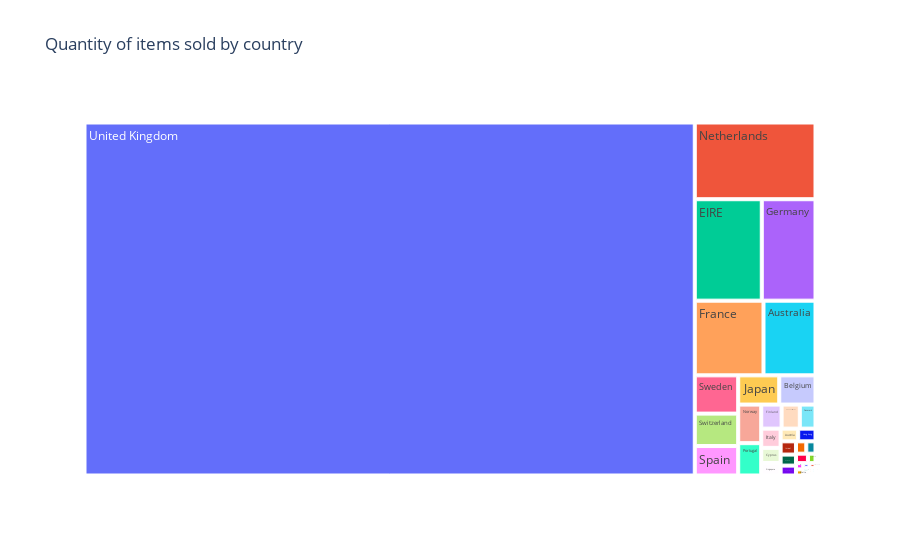

Notebook source saved alongside this figure:
### Markdown cell above
## Which countries do they sell their goods to?

### Code cell
import plotly.express as px

fig = px.treemap(df, path=["Country"], values="Quantity", title="Quantity of items sold by country")
fig.show()

### Figure 1 — Plotly figure (JSON) as saved in the notebook; plotly's stock layout.template omitted (floating-point values rounded to 4 significant figures)
{"data": [{"branchvalues": "total", "domain": {"x": [0.0, 1.0], "y": [0.0, 1.0]}, "hovertemplate": "labels=%{label}<br>Quantity=%{value}<br>parent=%{parent}<br>id=%{id}<extra></extra>", "ids": ["Australia", "Austria", "Bahrain", "Belgium", "Brazil", "Canada", "Channel Islands", "Cyprus", "Czech Republic", "Denmark", "EIRE", "European Community", "Finland", "France", "Germany", "Greece", "Hong Kong", "Iceland", "Israel", "Italy", "Japan", "Lebanon", "Lithuania", "Malta", "Netherlands", "Norway", "Poland", "Portugal", "RSA", "Saudi Arabia", "Singapore", "Spain", "Sweden", "Switzerland", "USA", "United Arab Emirates", "United Kingdom", "Unspecified"], "labels": ["Australia", "Austria", "Bahrain", "Belgium", "Brazil", "Canada", "Channel Islands", "Cyprus", "Czech Republic", "Denmark", "EIRE", "European Community", "Finland", "France", "Germany", "Greece", "Hong Kong", "Iceland", "Israel", "Italy", "Japan", "Lebanon", "Lithuania", "Malta", "Netherlands", "Norway", "Poland", "Portugal", "RSA", "Saudi Arabia", "Singapore", "Spain", "Sweden", "Switzerland", "USA", "United Arab Emirates", "United Kingdom", "Unspecified"], "name": "", "parents": ["", "", "", "", "", "", "", "", "", "", "", "", "", "", "", "", "", "", "", "", "", "", "", "", "", "", "", "", "", "", "", "", "", "", "", "", "", ""], "values": [84208, 4844, 314, 22962, 356, 2762, 9487, 6359, 670, 8193, 147336, 490, 10608, 111269, 118140, 1550, 4768, 2458, 4409, 8067, 26016, 386, 652, 958, 200834, 19278, 3675, 16153, 351, 80, 5234, 27742, 36042, 30528, 2458, 981, 4670113, 3300], "type": "treemap"}], "layout": {"legend": {"tracegroupgap": 0}, "title": {"text": "Quantity of items sold by country"}}}
